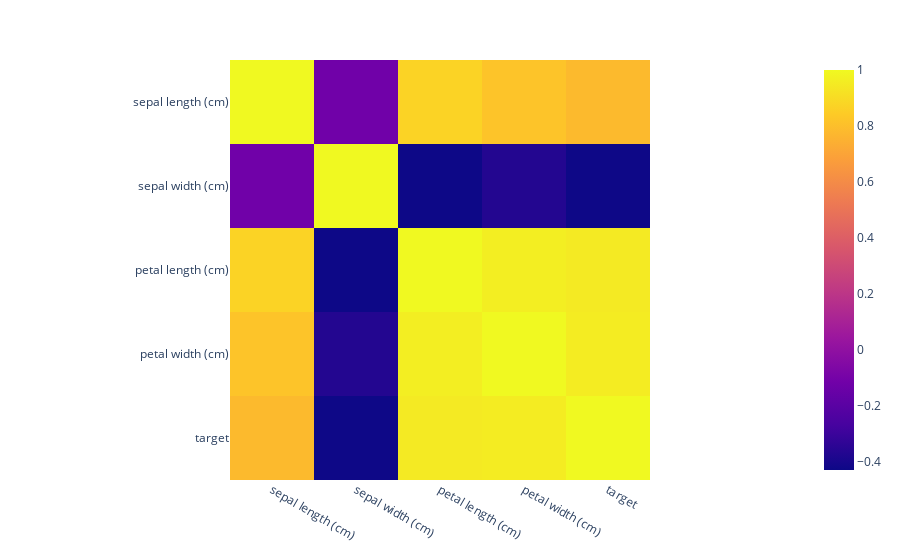

Notebook cell for this chart:
### Code cell
px.imshow(toy_df.corr())

### Figure 1 — Plotly figure (JSON) as saved in the notebook; plotly's stock layout.template omitted (floating-point values rounded to 4 significant figures)
{"data": [{"coloraxis": "coloraxis", "hovertemplate": "x: %{x}<br>y: %{y}<br>color: %{z}<extra></extra>", "name": "0", "type": "heatmap", "x": ["sepal length (cm)", "sepal width (cm)", "petal length (cm)", "petal width (cm)", "target"], "xaxis": "x", "y": ["sepal length (cm)", "sepal width (cm)", "petal length (cm)", "petal width (cm)", "target"], "yaxis": "y", "z": [[1, -0.1176, 0.8718, 0.8179, 0.7826], [-0.1176, 1, -0.4284, -0.3661, -0.4267], [0.8718, -0.4284, 1, 0.9629, 0.949], [0.8179, -0.3661, 0.9629, 1, 0.9565], [0.7826, -0.4267, 0.949, 0.9565, 1]]}], "layout": {"coloraxis": {"colorscale": [[0, "#0d0887"], [0.1111, "#46039f"], [0.2222, "#7201a8"], [0.3333, "#9c179e"], [0.4444, "#bd3786"], [0.5556, "#d8576b"], [0.6667, "#ed7953"], [0.7778, "#fb9f3a"], [0.8889, "#fdca26"], [1, "#f0f921"]]}, "margin": {"t": 60}, "xaxis": {"anchor": "y", "constrain": "domain", "domain": [0, 1], "scaleanchor": "y"}, "yaxis": {"anchor": "x", "autorange": "reversed", "constrain": "domain", "domain": [0, 1]}}}
